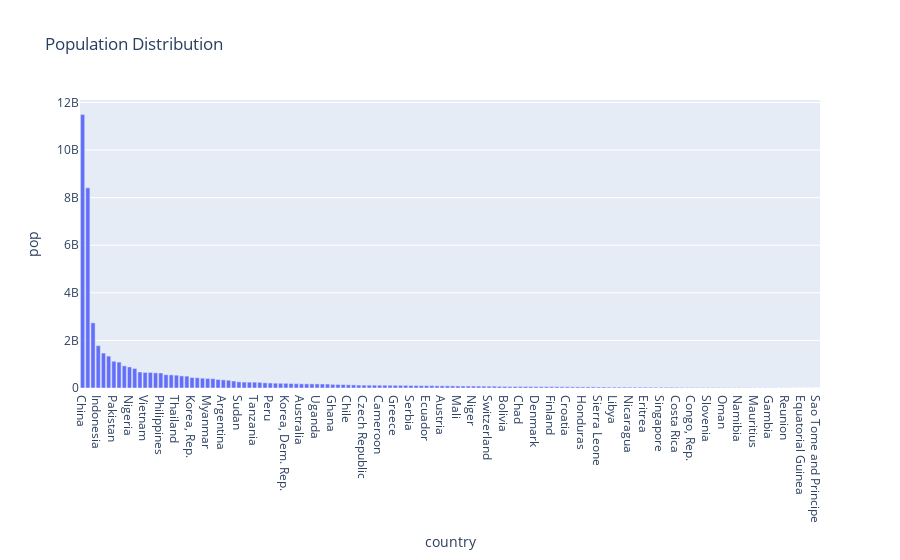

The code cell stored with this chart in its notebook:
### Markdown cell above
## Insight 5: Population Distribution

### Code cell
# Calculating the total population for each country
total_population_df = df.groupby('country')['pop'].sum().reset_index()

# Sorting the data by population in descending order
total_population_df = total_population_df.sort_values('pop', ascending=False)

# Creating a bar chart for population distribution
fig = px.bar(total_population_df, x='country', y='pop', title='Population Distribution')
fig.show()

### Figure 1 — Plotly figure (JSON) as saved in the notebook; plotly's stock layout.template omitted (floating-point values rounded to 4 significant figures; data arrays with more than 128 entries replaced by an {"elided": "..."} marker saying what was removed)
{"data": [{"alignmentgroup": "True", "hovertemplate": "country=%{x}<br>pop=%{y}<extra></extra>", "legendgroup": "", "marker": {"color": "#636efa", "pattern": {"shape": ""}}, "name": "", "offsetgroup": "", "orientation": "v", "showlegend": false, "textposition": "auto", "type": "bar", "x": {"elided": "142 str values"}, "xaxis": "x", "y": {"elided": "142 int values"}, "yaxis": "y"}], "layout": {"barmode": "relative", "legend": {"tracegroupgap": 0}, "title": {"text": "Population Distribution"}, "xaxis": {"anchor": "y", "domain": [0, 1], "title": {"text": "country"}}, "yaxis": {"anchor": "x", "domain": [0, 1], "title": {"text": "pop"}}}}
